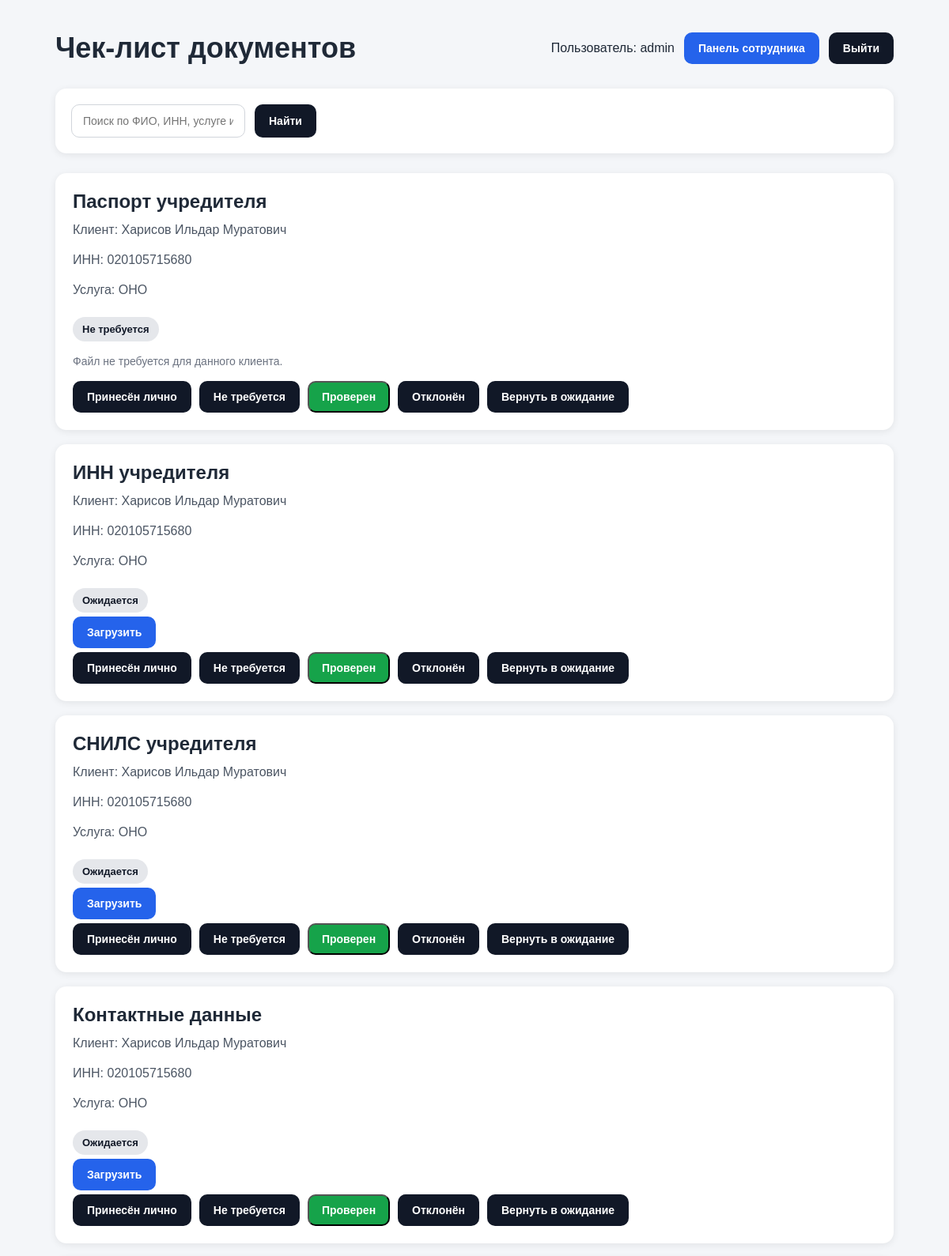
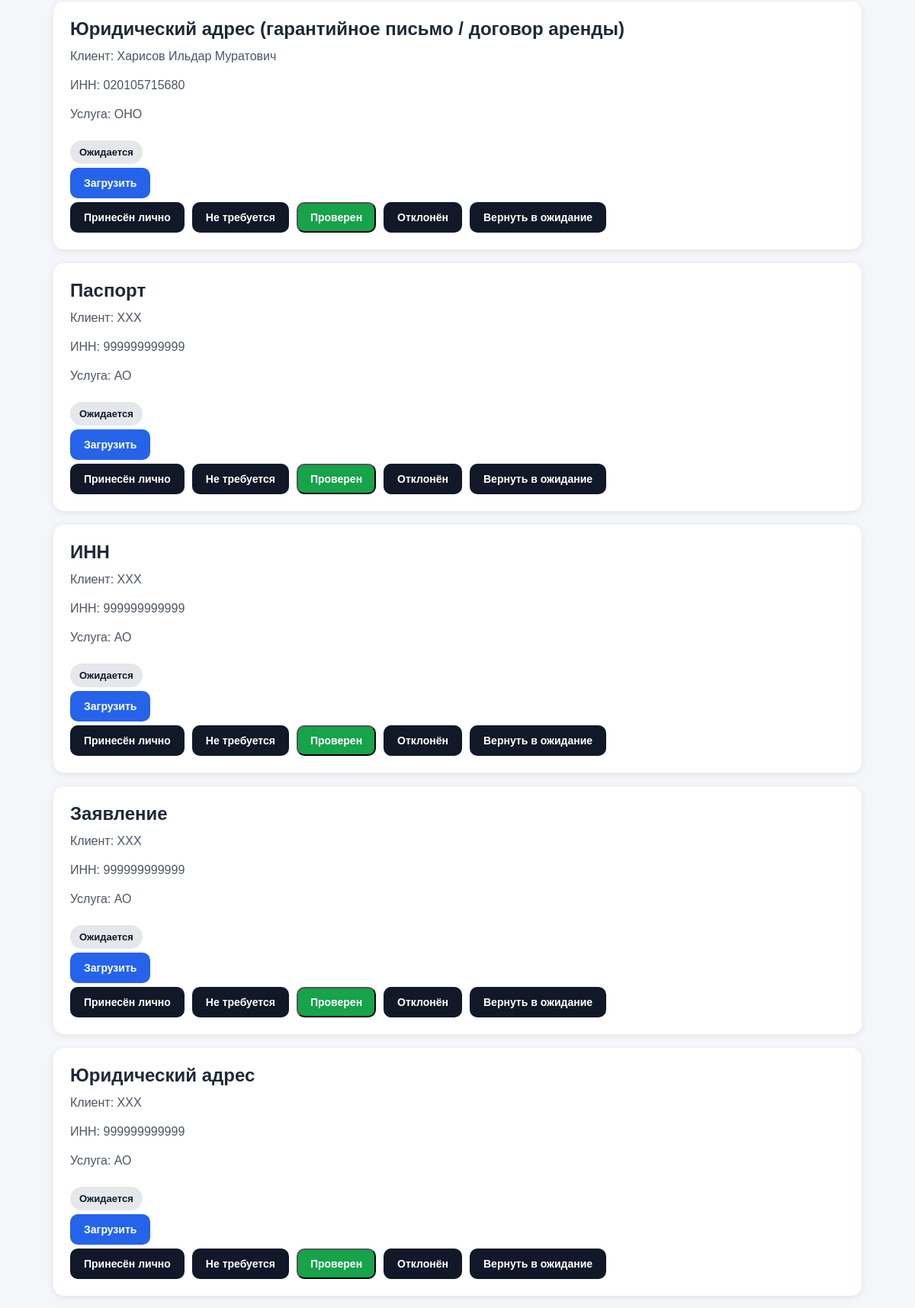
The app's page / (signed in, upper part) with its own data (2 pictures, top to bottom).
### documents/models.py (models this page shows, shortened)
class RequiredDocument(models.Model):
    STATUS_CHOICES = [
        ('waiting', 'Ожидается'),
        ('uploaded', 'Загружен'),
        ('brought_personally', 'Принесён лично'),
        ('not_required', 'Не требуется'),
        ('verified', 'Проверен'),
        ('rejected', 'Отклонен'),
    ]
    client_case = models.ForeignKey(
        ClientCase,
        on_delete=models.CASCADE,
        related_name='required_documents'
    )
    document_type = models.ForeignKey(DocumentType, on_delete=models.PROTECT)
    status = models.CharField(max_length=30, choices=STATUS_CHOICES, default='waiting')
    comment = models.TextField(blank=True, null=True)

class DocumentType(models.Model):
    name = models.CharField(max_length=255)

class ClientCase(models.Model):
    client = models.ForeignKey(Client, on_delete=models.CASCADE)
    service_type = models.ForeignKey(ServiceType, on_delete=models.PROTECT)
    created_at = models.DateTimeField(auto_now_add=True)
    is_complete = models.BooleanField(default=False)

class Client(models.Model):
    user = models.OneToOneField(User, on_delete=models.CASCADE)
    full_name = models.CharField(max_length=255)
    inn = models.CharField(max_length=12)

class ServiceType(models.Model):
    name = models.CharField(max_length=255)
    required_documents = models.ManyToManyField(
        DocumentType,
        blank=True,
        related_name='services'
    )

### documents/views.py (the view, shortened to what this page needs)
# urls.py: path('', document_list, name='document_list'),
@login_required
def document_list(request):
    if request.user.is_staff:
        required_documents = RequiredDocument.objects.all().select_related(
            'client_case',
            'client_case__client',
            'client_case__service_type',
            'document_type'
        )
    search_query = request.GET.get('q')
    context = {
        'required_documents': required_documents,
        'search_query': search_query,
        'status_choices': RequiredDocument.STATUS_CHOICES,
    }
    return render(request, 'documents/document_list.html', context)

### templates/documents/document_list.html (shortened to what this page needs)
{% load static %}
<!DOCTYPE html>
<html lang="ru">
<head>
    <link rel="stylesheet" href="{% static 'css/style.css' %}">
</head>
<body>
    <div class="container">
        <div class="page-header">
            <h1 class="page-title">Чек-лист документов</h1>
            <div class="header-actions">
                <span>Пользователь: {{ request.user.username }}</span>
                {% if request.user.is_staff %}
                    <a href="{% url 'staff_dashboard' %}" class="add-button">
                        Панель сотрудника
                    </a>
                {% endif %}
                <form method="post" action="{% url 'logout' %}" style="display:inline;">
                    <button type="submit" class="filter-button">
                        Выйти
                    </button>
                </form>
            </div>
        </div>
        {% if request.user.is_staff %}
            <div class="filters">
                <form method="get">
                    <input
                        type="text"
                        name="q"
                        placeholder="Поиск по ФИО, ИНН, услуге или документу"
                        value="{{ search_query|default:'' }}"
                    >
                    <button type="submit" class="filter-button">Найти</button>
                </form>
            </div>
        {% endif %}
        <div class="documents-grid">
            {% for item in required_documents %}
                <div class="document-card">
                    <h2 class="document-title">
                        {{ item.document_type.name }}
                    </h2>
                    <p class="document-description">
                        Клиент: {{ item.client_case.client.full_name }}
                    </p>
                    <p class="document-description">
                        ИНН: {{ item.client_case.client.inn }}
                    </p>
                    <p class="document-description">
                        Услуга: {{ item.client_case.service_type.name }}
                    </p>
                    <div class="status">
                        {{ item.get_status_display }}
                    </div>
                    <br>
                    {% if item.status == 'uploaded' and item.files.first %}
                        <a href="{% url 'document_detail' item.files.first.pk %}" class="open-button">
                            Открыть
                        </a>
                    {% elif item.status == 'waiting' or item.status == 'rejected' %}
                        <a href="{% url 'document_create' %}?required_document={{ item.pk }}" class="add-button">
                            Загрузить
                        </a>
                    {% elif item.status == 'brought_personally' %}
                        <span class="document-meta">Файл не загружается, документ получен сотрудником.</span>
                    {% elif item.status == 'not_required' %}
                        <span class="document-meta">Файл не требуется для данного клиента.</span>
                    {% else %}
                        <span class="document-meta">—</span>
                    {% endif %}
                    {% if request.user.is_staff %}
                        <div style="margin-top: 16px; display: flex; gap: 10px; flex-wrap: wrap;">
                            <form method="post" action="{% url 'required_document_status_update' item.pk %}">
                                <button type="submit" class="filter-button">Принесён лично</button>
                            </form>
                            <form method="post" action="{% url 'required_document_status_update' item.pk %}">
                                <button type="submit" class="filter-button">Не требуется</button>
                            </form>
                            <form method="post" action="{% url 'required_document_status_update' item.pk %}">
                                <button type="submit" class="open-button">Проверен</button>
                            </form>
                            <form method="post" action="{% url 'required_document_status_update' item.pk %}">
                                <button type="submit" class="filter-button">Отклонён</button>
                            </form>
                            <form method="post" action="{% url 'required_document_status_update' item.pk %}">
                                <button type="submit" class="filter-button">Вернуть в ожидание</button>
                            </form>
                        </div>
                    {% endif %}
                </div>
            {% empty %}
                <div class="empty-box">
                    Документы не найдены
                </div>
            {% endfor %}
        </div>
    </div>
</body>
</html>

### static/css/style.css (style rules this page uses)
* { box-sizing: border-box; }
body { margin: 0; font-family: Arial, sans-serif; background-color: #f4f6f9; color: #1f2937; }
.container { max-width: 1100px; margin: 40px auto; padding: 0 20px; }
.page-header { display: flex; justify-content: space-between; align-items: center; margin-bottom: 30px; gap: 20px; flex-wrap: wrap; }
.page-title { margin: 0; font-size: 36px; font-weight: 700; }
.add-button { background-color: #2563eb; color: white; text-decoration: none; padding: 12px 18px; border-radius: 10px; font-size: 14px; font-weight: 600; transition: 0.2s; }
.filters { background: white; padding: 20px; border-radius: 14px; box-shadow: 0 2px 10px rgba(0, 0, 0, 0.08); margin-bottom: 25px; }
.filters form { display: flex; gap: 12px; flex-wrap: wrap; }
.filters input, .filters select { padding: 12px 14px; border: 1px solid #d1d5db; border-radius: 10px; font-size: 14px; min-width: 220px; background-color: #fff; }
.filter-button { background-color: #111827; color: white; border: none; padding: 12px 18px; border-radius: 10px; cursor: pointer; font-size: 14px; font-weight: 600; }
.documents-grid { display: grid; gap: 18px; }
.document-card { background: white; border-radius: 14px; padding: 22px; box-shadow: 0 2px 10px rgba(0, 0, 0, 0.08); }
.document-title { margin: 0 0 10px 0; font-size: 24px; }
.document-description { margin: 0 0 14px 0; color: #4b5563; line-height: 1.5; }
.document-meta { margin-bottom: 8px; font-size: 14px; color: #6b7280; }
.status { display: inline-block; margin-top: 8px; margin-bottom: 16px; padding: 8px 12px; border-radius: 999px; font-size: 13px; font-weight: 600; background-color: #e5e7eb; color: #111827; }
.open-button { display: inline-block; background-color: #16a34a; color: white; text-decoration: none; padding: 10px 16px; border-radius: 10px; font-size: 14px; font-weight: 600; transition: 0.2s; }
.header-actions { display: flex; align-items: center; gap: 12px; flex-wrap: wrap; }

### records on screen
RequiredDocument: document_type.name "Паспорт учредителя", client_case.client.full_name "Харисов Ильдар Муратович", client_case.client.inn "020105715680", client_case.service_type.name "ОНО", status "Не требуется", shows "Файл не требуется для данного клиента."
RequiredDocument: document_type.name "ИНН учредителя", client_case.client.full_name "Харисов Ильдар Муратович", client_case.client.inn "020105715680", client_case.service_type.name "ОНО", status "Ожидается"
RequiredDocument: document_type.name "СНИЛС учредителя", client_case.client.full_name "Харисов Ильдар Муратович", client_case.client.inn "020105715680", client_case.service_type.name "ОНО", status "Ожидается"
RequiredDocument: document_type.name "Контактные данные", client_case.client.full_name "Харисов Ильдар Муратович", client_case.client.inn "020105715680", client_case.service_type.name "ОНО", status "Ожидается"
RequiredDocument: document_type.name "Юридический адрес (гарантийное письмо / договор аренды)", client_case.client.full_name "Харисов Ильдар Муратович", client_case.client.inn "020105715680", client_case.service_type.name "ОНО", status "Ожидается"
RequiredDocument: document_type.name "Паспорт", client_case.client.full_name "ХХХ", client_case.client.inn "999999999999", client_case.service_type.name "АО", status "Ожидается"
RequiredDocument: document_type.name "ИНН", client_case.client.full_name "ХХХ", client_case.client.inn "999999999999", client_case.service_type.name "АО", status "Ожидается"
RequiredDocument: document_type.name "Заявление", client_case.client.full_name "ХХХ", client_case.client.inn "999999999999", client_case.service_type.name "АО", status "Ожидается"
RequiredDocument: document_type.name "Юридический адрес", client_case.client.full_name "ХХХ", client_case.client.inn "999999999999", client_case.service_type.name "АО", status "Ожидается"

### other values on screen
{{ request.user.username }} "admin"
